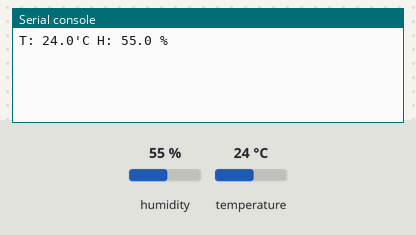
Recording of a program running on a simulated Raspberry Pi Pico running MicroPython. Parts: the last lines printed to the serial console. The test bench sets the inputs (shaded band); at power-on: humidity 55 %, temperature 24 °C.

Above: at 1.2 s.
1.3 s: humidity set to 22 %
At 2.9 s:
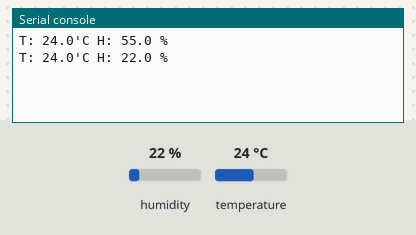
4.2 s: temperature set to 12 °C
At 5.3 s:
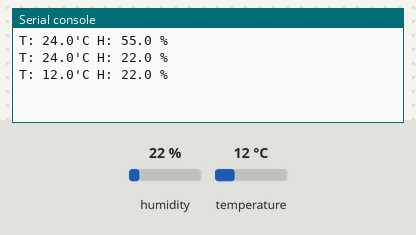
7.1 s: humidity set to 40 %
At 10.2 s:
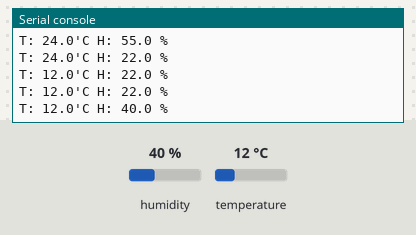
Timing chart, 0 to 11.7 s (numbered marks = the images above; inputs shaded):
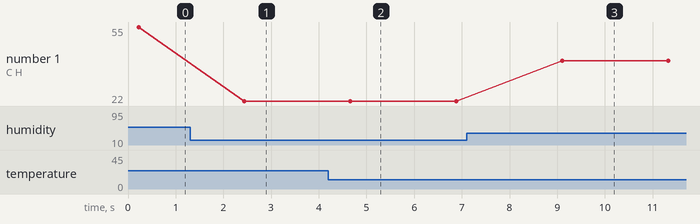

Measured:
- after the input at 1.3 s, the serial console: prints a new line after 1.1 s (image 1)
- after the input at 4.2 s, the serial console: prints a new line after 0.46 s (image 2)
- after the input at 7.1 s, the serial console: prints a new line after 2.0 s (image 3)
- plotted number 1: 55 → 22 after the input at 1.3 s, 22 → 40 after the input at 7.1 s

The program:

99.1wire_dht22.py
```python
from machine import Pin
from PicoDHT22 import PicoDHT22
import time

dht22 = PicoDHT22(Pin(0))

while True:
    T, H = dht22.read()

    if T is None:
        print("Sensor error")
    else:
        print("T: {0:>3.1f}'C".format(T), end=' ')
        print("H: {0:>3.1f} %".format(H))

    time.sleep(2)
```
